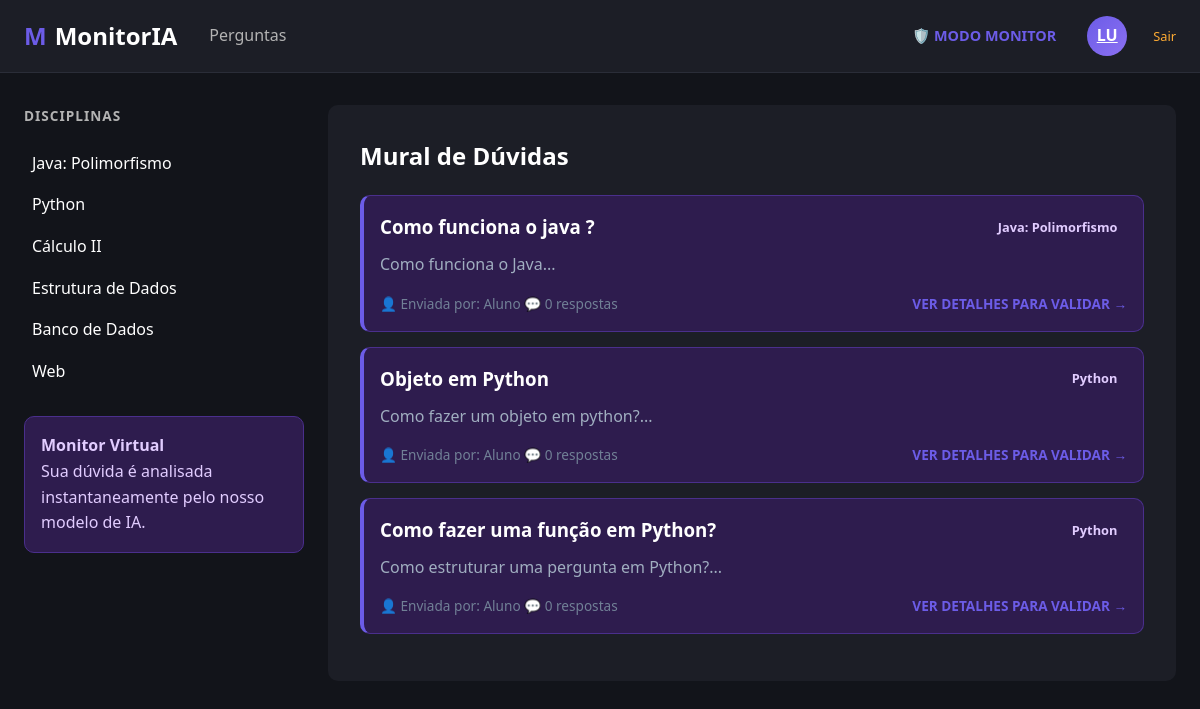
Page / (signed in) on the committed database.
### modelos/entidades.py (models this page shows)
class Pergunta(banco.Model):
    __tablename__ = 'perguntas'
    id = banco.Column(banco.Integer, primary_key=True)
    titulo = banco.Column(banco.String(200), nullable=False)
    corpo = banco.Column(banco.Text, nullable=False)
    disciplina = banco.Column(banco.String(100), nullable=False)
    usuario_id = banco.Column(banco.Integer, banco.ForeignKey('usuarios.id'), nullable=False)
    data_criacao = banco.Column(banco.DateTime, default=datetime.utcnow)
    respostas = banco.relationship('Resposta', backref='pergunta', lazy=True)

### controles/rotas_perguntas.py (the view)
@blueprint_perguntas.route('/')
def base():
    lista_de_perguntas = servico.listar_todas()
    return render_template('home.html',
                           perguntas=lista_de_perguntas,
                           disciplinas=servico.listar_disciplinas())

### repositorios/repositorio_pergunta.py (called while the page is built)
    def buscar_todas(self) -> list[Pergunta]:
        return Pergunta.query.order_by(Pergunta.data_criacao.desc()).all()

### servicos/servico_pergunta.py (called while the page is built)
    def listar_todas(self) -> list[Pergunta]:
        return self.repositorio.buscar_todas()

    def listar_disciplinas(self) -> list[str]:
        return ["Java: Polimorfismo", "Python", "Cálculo II", "Estrutura de Dados", "Banco de Dados", "Web"]

### templates/home.html
{% extends 'base.html' %}
{% block content %}
<h2 style="color: white; margin-bottom: 20px;">Mural de Dúvidas</h2>
{% if perguntas %}
    {% for pergunta in perguntas %}
        <div class="box-ia" style="margin-bottom: 15px; border-left: 4px solid var(--roxo-principal);">
            <div style="display: flex; justify-content: space-between; align-items: center;">
                <h3 style="margin: 0;">
                    <a href="{{ url_for('perguntas.ver_pergunta', id=pergunta.id) }}" style="color: white; text-decoration: none;">
                        {{ pergunta.titulo }}
                    </a>
                </h3>
                <span class="badge">{{ pergunta.disciplina }}</span>
            </div>
            <p style="color: #a0aec0; margin-top: 10px;">{{ pergunta.corpo[:120] }}...</p>
            <div style="margin-top: 15px; font-size: 0.85rem; color: #718096;">
                <span>👤 Enviada por: {{ pergunta.usuario.nome if pergunta.usuario else 'Aluno' }}</span>
                <span>💬 {{ pergunta.respostas|length }} respostas</span>
                {% if session.get('usuario_papel') == 'monitor' %}
                    <a href="{{ url_for('perguntas.ver_pergunta', id=pergunta.id) }}" style="float: right; color: var(--roxo-principal); font-weight: bold; text-decoration: none;">
                        VER DETALHES PARA VALIDAR →
                    </a>
                {% endif %}
            </div>
        </div>
    {% endfor %}
{% else %}
    <div class="box-ia" style="text-align: center;">
        <p>Não há perguntas registradas no momento.</p>
    </div>
{% endif %}
{% endblock %}

### static/css/estilos.css (style rules this page uses)
:root { --bg-fundo: #12141a; --bg-card: #1c1e26; --bg-ia: #2e1c4e; --texto-principal: #ffffff; --texto-secundario: #b3b3b3; --texto-ia: #e1ccff; --roxo-principal: #6c5ce7; --roxo-hover: #5a4bcf; --roxo-badge: #d1b1ff; --verde-resolvido: #4ade80; --laranja-alerta: #ffac33; --gap-padrao: 1.5rem; --raio-padrao: 10px; }
* { box-sizing: border-box; margin: 0; padding: 0; }
body { font-family: 'Segoe UI', Tahoma, Geneva, Verdana, sans-serif; background-color: var(--bg-fundo); color: var(--texto-principal); line-height: 1.6; }
.box-ia { background-color: var(--bg-ia); border: 1px solid #4a2f8c; border-radius: var(--raio-padrao); padding: 1rem; color: var(--texto-ia); }
.badge { display: inline-flex; align-items: center; gap: 0.4rem; padding: 0.45rem 0.75rem; border-radius: 999px; font-size: 0.9rem; font-weight: 600; }
.badge { padding: 0.2rem 0.6rem; border-radius: 4px; font-size: 0.8rem; font-weight: 600; }

### rows in the picture
Pergunta: titulo "Como funciona o java ?", disciplina "Java: Polimorfismo", corpo "Como funciona o Java", usuario "Aluno", respostas|length "0"
Pergunta: titulo "Objeto em Python", disciplina "Python", corpo "Como fazer um objeto em python?", usuario "Aluno", respostas|length "0"
Pergunta: titulo "Como fazer uma função em Python?", disciplina "Python", corpo "Como estruturar uma pergunta em Python?", usuario "Aluno", respostas|length "0"

### other values in the picture
{{ session.get('usuario_nome')[:2] | upper }} "LU"
{{ disc }} "Java: Polimorfismo" "Python" "Cálculo II" "Estrutura de Dados" "Banco de Dados" "Web"
